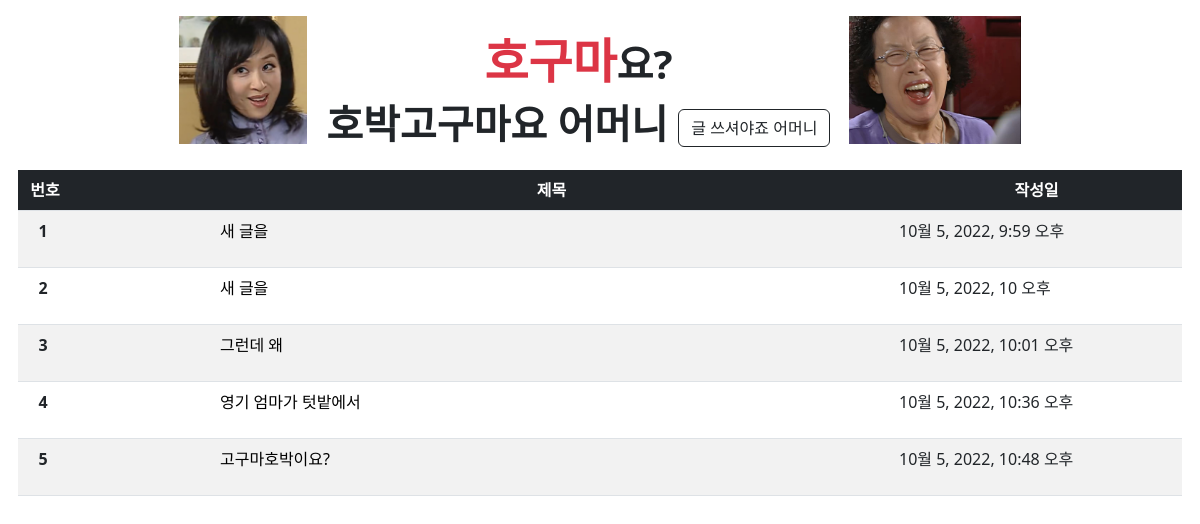
Before: / with the older database file.
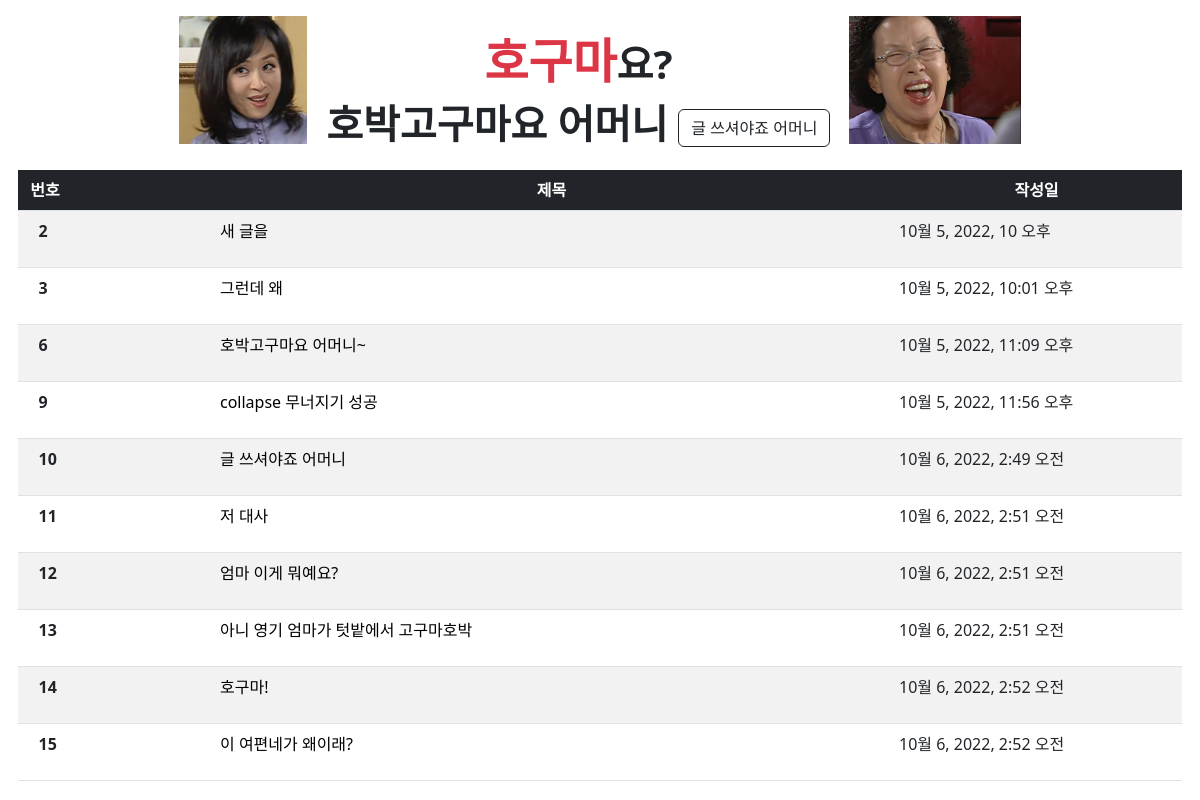
After: the same page with the newer database file.
### hoguma/models.py (models this page shows)
class Hoguma(models.Model):
    title = models.CharField(max_length=20)
    content = models.TextField()
    created_at = models.DateTimeField(auto_now_add=True)
    updated_at = models.DateTimeField(auto_now=True)

### hoguma/views.py (the view)
# urls.py: path("", views.index, name="index"),
def index(request):
    articles = Hoguma.objects.all()
    forms = HogumaForm()
    context = {
        "articles": articles,
        "form": forms,
    }
    return render(request, "hoguma/index.html", context)

### hoguma/templates/hoguma/index.html (shortened to what this page needs)
{% extends 'base.html' %}
{% load static %}
{% load bootstrap5 %}
{% block content %}
<header class="d-flex justify-content-center mt-3">
    <div class="ani1">
        <img src="{% static 'hoguma/images/hyemee.png' %}" alt="">
    </div>
    <h1 class="display-6 m-2 fw-bold text-center lh-base p-2">
        <span class="text-danger display-5 fw-bold">호구마</span>요?<br>호박고구마요 어머니
        <button type="button" class="btn btn-outline-dark" data-bs-toggle="modal" data-bs-target="#create">
            글 쓰셔야죠 어머니
        </button>
    </h1>
    <div class="ani2">
        <img src="{% static 'hoguma/images/munhee.png' %}" alt="">
    </div>
</header>
<table class="table table-striped w-100 mx-auto container table-hover">
    <thead>
        <tr class="row bg-dark text-white">
            <th scope="col" class="col-2">&nbsp;번호</th>
            <th scope="col" class="col text-center">제목</th>
            <th scope="col" class="col-3 text-center">작성일</th>
        </tr>
    </thead>
    <tbody>
        {% for article in articles %}
        <tr class="row">
            <th scope="row" class="col-2 text-start">&nbsp;&nbsp;&nbsp;{{ article.pk }}</th>
            <td class="col text-start">
                <a class="text-decoration-none text-black boards" data-bs-toggle="collapse"
                    href="#collapse{{ article.pk }}" role="button" aria-expanded="false"
                    aria-controls="collapseExample">
                    {{ article.title }}
                </a>
            </td>
            <td class="col-3">{{ article.created_at }}</td>
        </tr>
        {% endfor %}
    </tbody>
</table>
{% endblock %}

### templates/base.html (shortened to what this page needs)
{% load static %}
<!DOCTYPE html>
<html lang="en">
<head>
    <link href="https://cdn.jsdelivr.net/npm/bootstrap@5.2.2/dist/css/bootstrap.min.css" rel="stylesheet"
>
    <link rel="stylesheet" href="{% static 'hoguma/css/style.css' %}">
    <link rel="stylesheet" href="https://cdn.jsdelivr.net/npm/bootstrap-icons@1.9.1/font/bootstrap-icons.css">
</head>
<body>
    {% block content %}
    {% endblock %}
</body>
</html>

### hoguma/static/hoguma/css/style.css (style rules this page uses)
img { height: 8rem; padding: 0px 3px; }
.ani1 { animation-duration: 3s; animation-name: slidein1; animation-iteration-count: infinite; animation-direction: alternate; }
.ani2 { animation-duration: 3s; animation-name: slidein2; animation-iteration-count: infinite; animation-direction: alternate; }

Changed rows visible on the page:
removed Hoguma: pk "1", title "새 글을", created_at "10월 5, 2022, 9:59 오후"
removed Hoguma: pk "4", title "영기 엄마가 텃밭에서", created_at "10월 5, 2022, 10:36 오후"
removed Hoguma: pk "5", title "고구마호박이요?", created_at "10월 5, 2022, 10:48 오후"
added Hoguma: pk "6", title "호박고구마요 어머니~", created_at "10월 5, 2022, 11:09 오후"
added Hoguma: pk "9", title "collapse 무너지기 성공", created_at "10월 5, 2022, 11:56 오후"
added Hoguma: pk "10", title "글 쓰셔야죠 어머니", created_at "10월 6, 2022, 2:49 오전"
added Hoguma: pk "11", title "저 대사", created_at "10월 6, 2022, 2:51 오전"
added Hoguma: pk "12", title "엄마 이게 뭐예요?", created_at "10월 6, 2022, 2:51 오전"
added Hoguma: pk "13", title "아니 영기 엄마가 텃밭에서 고구마호박", created_at "10월 6, 2022, 2:51 오전"
added Hoguma: pk "14", title "호구마!", created_at "10월 6, 2022, 2:52 오전"
added Hoguma: pk "15", title "이 여편네가 왜이래?", created_at "10월 6, 2022, 2:52 오전"
